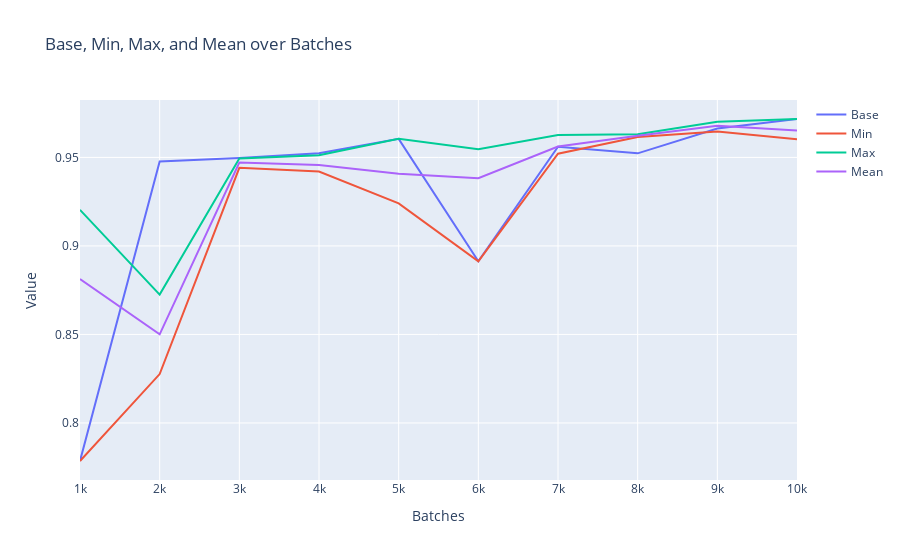

Notebook code cell kept with this figure:
### Code cell
import plotly.express as px
import pandas as pd
import plotly.graph_objects as go
loaded_history_df = pd.read_csv('results/history.csv')

# Create a figure
fig = go.Figure()

# Add lines for base, min, max, and mean
fig.add_trace(go.Scatter(x=loaded_history_df['batch'], y=loaded_history_df['base'], mode='lines', name='Base'))
fig.add_trace(go.Scatter(x=loaded_history_df['batch'], y=loaded_history_df['min'], mode='lines', name='Min'))
fig.add_trace(go.Scatter(x=loaded_history_df['batch'], y=loaded_history_df['max'], mode='lines', name='Max'))
fig.add_trace(go.Scatter(x=loaded_history_df['batch'], y=loaded_history_df['mean'], mode='lines', name='Mean'))

# Set the title and axis labels
fig.update_layout(title='Base, Min, Max, and Mean over Batches', xaxis_title='Batches', yaxis_title='Value')

# Show the plot
fig.show()

### Figure 1 — Plotly figure (JSON) as saved in the notebook; plotly's stock layout.template omitted (floating-point values rounded to 4 significant figures)
{"data": [{"mode": "lines", "name": "Base", "type": "scatter", "x": [1000, 2000, 3000, 4000, 5000, 6000, 7000, 8000, 9000, 10000], "y": [0.7785, 0.9477, 0.9496, 0.9523, 0.9605, 0.8913, 0.956, 0.9523, 0.9663, 0.9717]}, {"mode": "lines", "name": "Min", "type": "scatter", "x": [1000, 2000, 3000, 4000, 5000, 6000, 7000, 8000, 9000, 10000], "y": [0.7785, 0.8276, 0.9441, 0.942, 0.924, 0.8913, 0.9521, 0.9615, 0.9647, 0.9603]}, {"mode": "lines", "name": "Max", "type": "scatter", "x": [1000, 2000, 3000, 4000, 5000, 6000, 7000, 8000, 9000, 10000], "y": [0.9204, 0.8725, 0.9494, 0.9512, 0.9605, 0.9546, 0.9626, 0.9631, 0.9702, 0.9717]}, {"mode": "lines", "name": "Mean", "type": "scatter", "x": [1000, 2000, 3000, 4000, 5000, 6000, 7000, 8000, 9000, 10000], "y": [0.8813, 0.85, 0.9471, 0.9458, 0.9408, 0.9382, 0.9561, 0.9623, 0.9678, 0.9652]}], "layout": {"title": {"text": "Base, Min, Max, and Mean over Batches"}, "xaxis": {"title": {"text": "Batches"}}, "yaxis": {"title": {"text": "Value"}}}}
